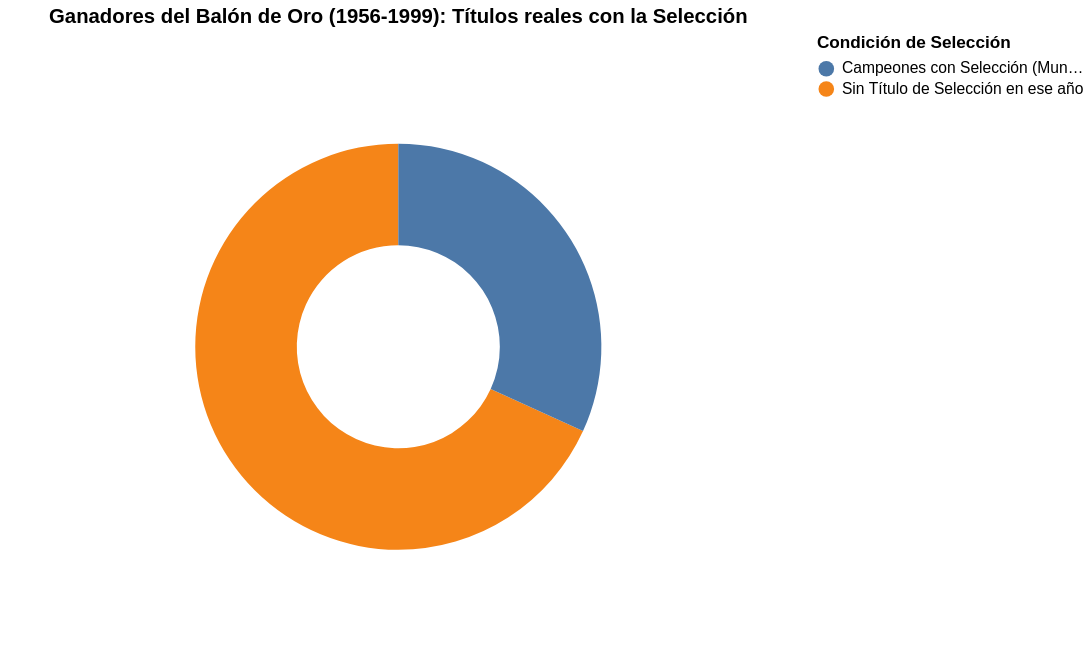

The notebook cell this image was saved under:
### Code cell
import altair as alt
import pandas as pd

df['Año_num'] = pd.to_numeric(df['Año'].astype(str).str.extract(r'(\d+)')[0], errors='coerce')
df['Posición_limpia'] = pd.to_numeric(df['Posición'].astype(str).str.extract(r'(\d+)')[0], errors='coerce')

df_filtrado = df[(df['Posición_limpia'] == 1) & (df['Año_num'] >= 1956) & (df['Año_num'] <= 1999)].copy()

def gano_titulo_seleccion(row):
    mundial = str(row.get('Mundial (Selección y Resultado)', '')).lower()
    continental = str(row.get('Torneo Continental (Euro / Copa América / África / Asia)', '')).lower()

    es_campeon = ('campeón' in mundial or 'campeon' in mundial or
                  'campeón' in continental or 'campeon' in continental)

    return es_campeon

df_filtrado['Gano_Seleccion_Real'] = df_filtrado.apply(gano_titulo_seleccion, axis=1)

conteo_sel = df_filtrado['Gano_Seleccion_Real'].value_counts().reset_index()
conteo_sel.columns = ['Seleccion', 'Cantidad']
conteo_sel['Seleccion'] = conteo_sel['Seleccion'].replace({
    True: 'Campeones con Selección (Mundial/Euro/Copa)',
    False: 'Sin Título de Selección en ese año'
})

total_ganadores = conteo_sel['Cantidad'].sum()
conteo_sel['Porcentaje'] = (conteo_sel['Cantidad'] / total_ganadores) * 100

print(f"Total de ganadores analizados (1956-1999): {total_ganadores}")
display(conteo_sel)

base_sel = alt.Chart(conteo_sel).encode(
    theta=alt.Theta(field="Cantidad", type="quantitative"),
    color=alt.Color(field="Seleccion", type="nominal", title="Condición de Selección")
)

pie_sel = base_sel.mark_arc(outerRadius=130, innerRadius=65).encode(
    tooltip=['Seleccion', 'Cantidad', alt.Tooltip('Porcentaje:Q', format='.1f', title='Porcentaje (%)')]
)

chart_pie_sel = pie_sel.properties(
    title='Ganadores del Balón de Oro (1956-1999): Títulos reales con la Selección',
    width=500,
    height=400
).interactive()

chart_pie_sel.display()

### Figure 1 — Vega-Lite specification as saved in the notebook (floating-point values rounded to 4 significant figures)
{"config": {"view": {"continuousWidth": 300, "continuousHeight": 300}}, "data": {"name": "data-cdfd9f4ab3b5ead3fe77e0b293c165a8"}, "mark": {"type": "arc", "innerRadius": 65, "outerRadius": 130}, "encoding": {"color": {"field": "Seleccion", "title": "Condición de Selección", "type": "nominal"}, "theta": {"field": "Cantidad", "type": "quantitative"}, "tooltip": [{"field": "Seleccion", "type": "nominal"}, {"field": "Cantidad", "type": "quantitative"}, {"field": "Porcentaje", "format": ".1f", "title": "Porcentaje (%)", "type": "quantitative"}]}, "height": 400, "params": [{"name": "param_6", "select": {"type": "interval", "encodings": ["x", "y"]}, "bind": "scales"}], "title": "Ganadores del Balón de Oro (1956-1999): Títulos reales con la Selección", "width": 500, "$schema": "https://vega.github.io/schema/vega-lite/v5.20.1.json", "datasets": {"data-cdfd9f4ab3b5ead3fe77e0b293c165a8": [{"Seleccion": "Sin Título de Selección en ese año", "Cantidad": 30, "Porcentaje": 68.18}, {"Seleccion": "Campeones con Selección (Mundial/Euro/Copa)", "Cantidad": 14, "Porcentaje": 31.82}]}}
